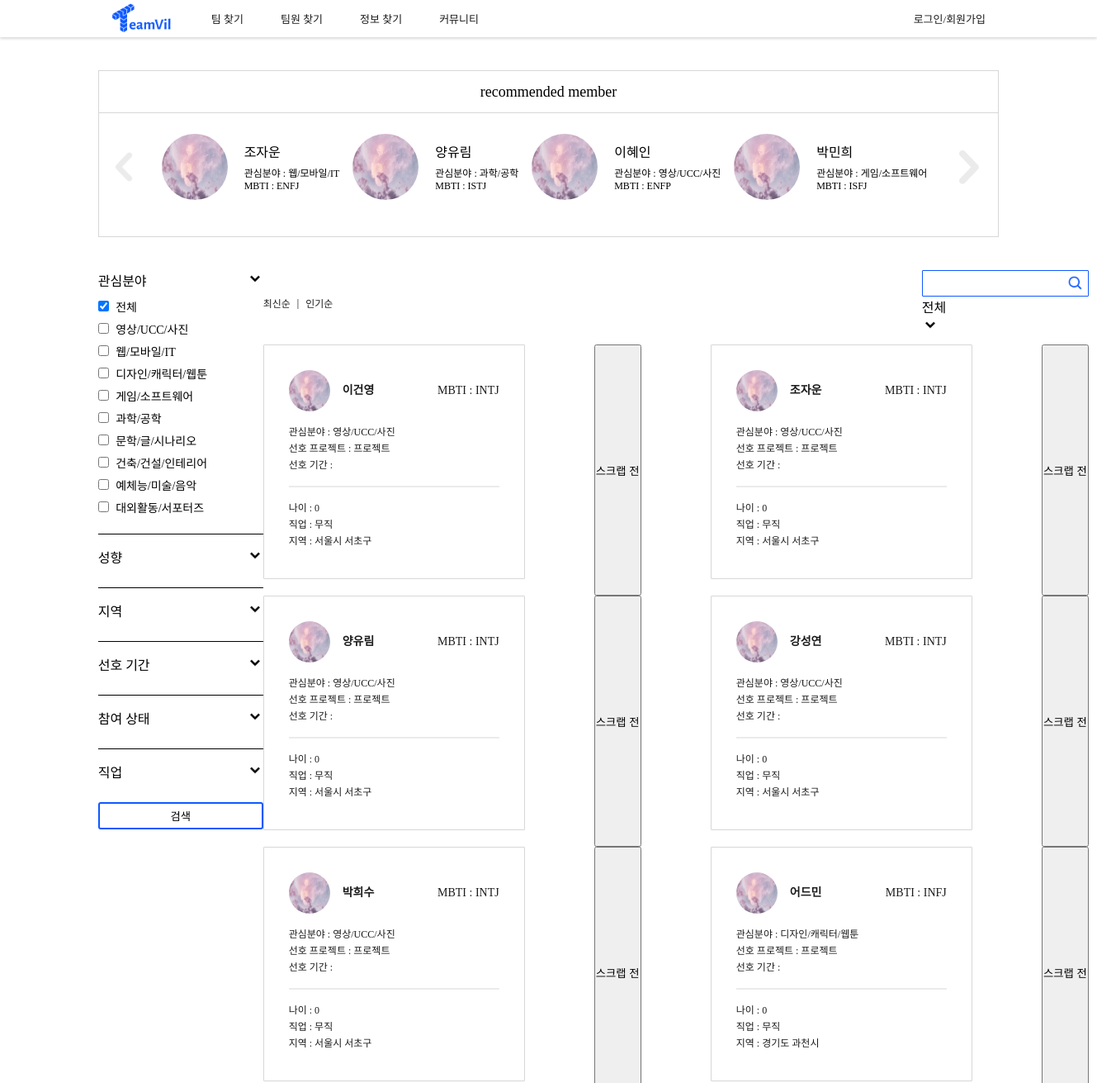
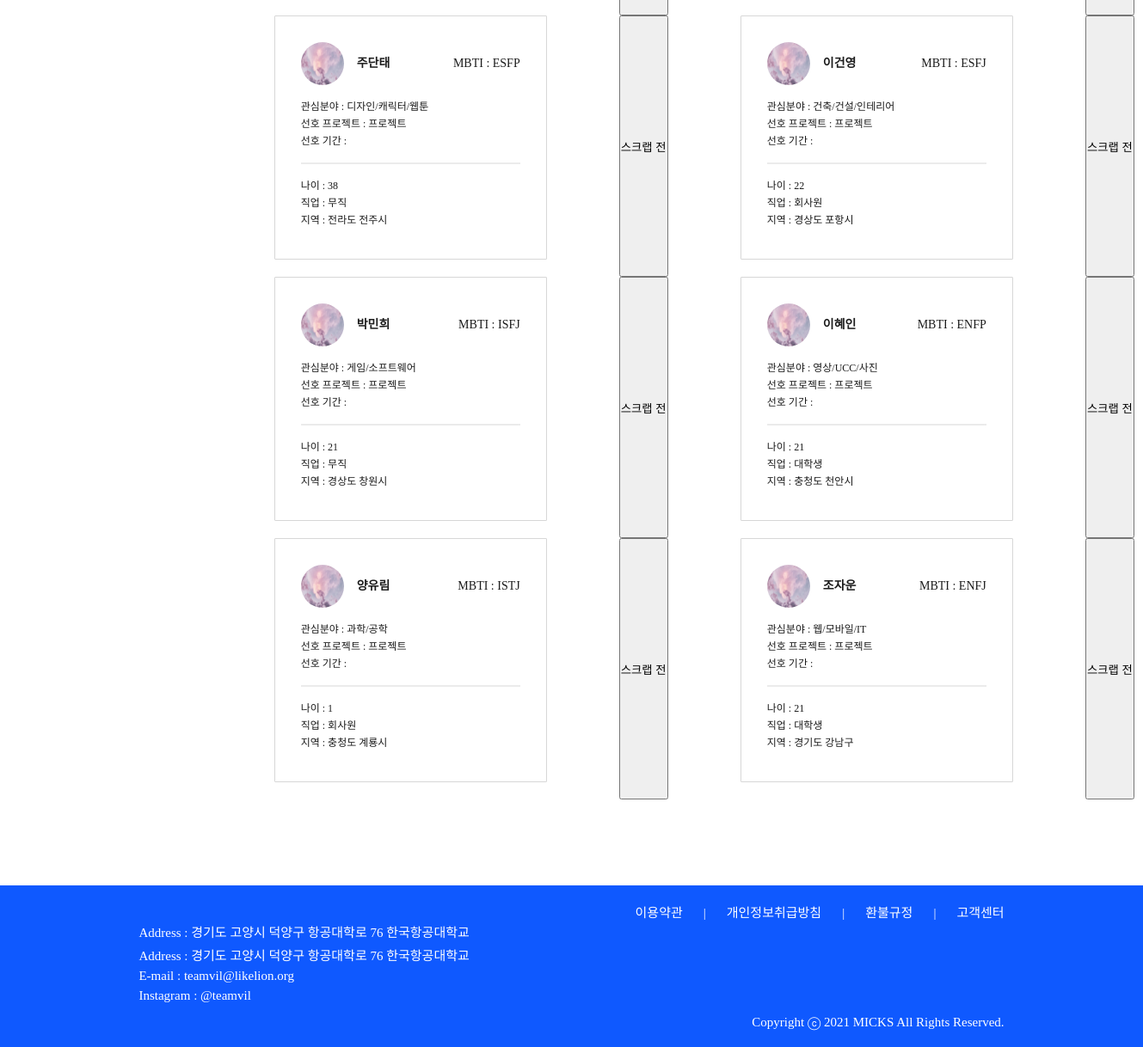
Screenshot of /member/member_search_back_cloud/ with the database file from the repository (2 pictures, top to bottom).
### account/models.py (models this page shows, shortened)
class Profile(models.Model):
    user_id = models.ForeignKey(User, on_delete = models.CASCADE, db_column="user_id")
    name = models.CharField(max_length=25)
    mbti_id = models.ForeignKey(Mbti, on_delete = models.CASCADE, db_column="mbti_id")
    mbti_detail = models.CharField(max_length=100, null=True)
    email = models.CharField(max_length=45)
    phone = models.CharField(max_length=15)
    birthday = models.DateField()
    region1_id = models.ForeignKey(Region1, on_delete = models.CASCADE, db_column="region1_id")
    region2_id = models.ForeignKey(Region2, on_delete = models.CASCADE, db_column="region2_id")
    openPhone = models.IntegerField()
    openEmail = models.IntegerField()
    term_id = models.ForeignKey(Term, on_delete = models.CASCADE, db_column="term_id")
    field1_id = models.ForeignKey(Field1, on_delete = models.CASCADE, db_column="field1_id")
    field2 = models.CharField(max_length=20)
    state = models.IntegerField()
    job_id = models.ForeignKey(Job, on_delete = models.CASCADE, db_column="job_id")
    education_id = models.ForeignKey(Education, on_delete = models.CASCADE, db_column="education_id", null=True)
    isLink = models.IntegerField()
    isFile = models.IntegerField()
    isCarrer = models.IntegerField()
    pr = models.TextField(null=True)
    register = models.DateTimeField(default=timezone.now)
    photo = models.FileField(null=True)
    isReview = models.IntegerField()
    view_cnt = models.IntegerField(default=0)
    submit = models.IntegerField(default=0)

class Mbti(models.Model):
    mbti = models.CharField(max_length=4)
    mbti_cnt = models.IntegerField(default=0)

class Job(models.Model):
    job = models.CharField(max_length=20)

### home/models.py (models this page shows, shortened)
class Field1(models.Model):
    field1 = models.CharField(max_length=20)

class Region1(models.Model):
    region1 = models.CharField(max_length=20)

class Region2(models.Model):
    region1_id = models.ForeignKey(Region1, on_delete = models.CASCADE, db_column="region1_id")
    region2 = models.CharField(max_length=20)

### account/views.py (the view)
# urls.py: path('member_search_back_cloud/', views.member_search_back_cloud, name = "member_search_back_cloud"),
def member_search_back_cloud(request):
    profiles = Profile.objects.all().order_by('-register')
    profiles_reg = Profile.objects.all().order_by('id')[:4]
    field1 = Field1.objects.all() # 대분야 (ex IT)
    mbti = Mbti.objects.all()
    region2 = Region2.objects.all() # ~시 (서울만 ~구)
    term = Term.objects.all()
    job = Job.objects.all()
    return render(request, "member_search_back_cloud.html", {'profiles':profiles, "field1s":field1, "mbtis" : mbti,
                                                    "region2s": region2, "terms": term, "jobs": job, "profiles_reg":profiles_reg})

### teamvil/templatetags/custom_tags.py (called while the page is built)
@register.simple_tag
def getAge(birthday):
     now = int(datetime.datetime.today().year)
     birthday = int(birthday.strftime('%Y'))
     return now - birthday

### account/templates/member_search_back_cloud.html (shortened to what this page needs)
<!DOCTYPE html>
<html lang="en">
{% load static %}
{% load custom_tags %}
<head>
    <link rel="stylesheet" href="{% static 'css/base.css' %}">
    <link rel="stylesheet" href="{% static 'css/member_search.css' %}">
</head>
<body>
    {% include 'navbar.html' %}
    <section class="member_search-rec-box margin">
        <p class="member_search-rec-title spoqa-regular">recommended member</p>
        <div class="member_search-rec-container">
            <img class="member_search-chevron-left" src="{% static 'image/chevron-left.png' %}" alt="">
            {% for reg in profiles_reg %}
            <div class="member_search-rec-member">
                <img class="member_search-rec-image" src="{% static 'image/cloud.jpg' %}">
                <div class="member_search-rec-info">
                    <p class="member_search-rec-info-name spoqa-regular">{{reg.name}}</p>
                    <p class="spoqa-light">관심분야 : {{reg.field1_id.field1}}</p>
                    <p class="spoqa-light">MBTI : {{reg.mbti_id.mbti}}</p>
                </div>
            </div>
            {% endfor %}
            <img class="member_search-chevron-right" src="{% static 'image/chevron-right.png' %}" alt="">
        </div>
    </section>
    <section class="member_search-container margin">
        <aside class="member_search-filter-container">
            <div class="member_search-filter-item-container">
                <div class="member_search-filter-active">
                    <p class="member_search-filter-title spoqa-medium">관심분야</p>
                    <div value="field1" class="drop_btn">
                        <img class="member_search-chevron" src="{% static 'image/chevron-down.png' %}">
                    </div>
                </div>
                <div class="active" id="field1">
                    <div class="member_search-filter-item-list spoqa-light">
                        <label>
                            <input type="checkbox" value='all' class="field1" data="field1_all" checked>
                            <span>전체</span>
                        </label>
                    </div>
                    {% for field1 in field1s %}
                        <div class="member_search-filter-item-list spoqa-light">
                            <label>
                                <input type="checkbox" value='{{field1.id}}' class="field1">
                                <span>{{field1.field1}}</span>
                            </label>
                        </div>
                    {% endfor %}
                </div>
                <hr>
                <div class="member_search-filter-active">
                    <p class="member_search-filter-title spoqa-medium">성향</p>
                    <div value="mbti" class="drop_btn">
                        <img class="member_search-chevron" src="{% static 'image/chevron-down.png' %}">
                    </div>
                </div>
                <hr>
                <div class="member_search-filter-active">
                    <p class="member_search-filter-title spoqa-medium">지역</p>
                    <div value="region" class="drop_btn">
                        <img class="member_search-chevron" src="{% static 'image/chevron-down.png' %}">
                    </div>
                </div>
                <hr>
                <div class="member_search-filter-active">
                    <p class="member_search-filter-title spoqa-medium">선호 기간</p>
                    <div value="term" class="drop_btn">
                        <img class="member_search-chevron" src="{% static 'image/chevron-down.png' %}">
                    </div>
                </div>
                <hr>
                <div class="member_search-filter-active">
                    <p class="member_search-filter-title spoqa-medium">참여 상태</p>
                    <div value="state" class="drop_btn">
                        <img class="member_search-chevron" src="{% static 'image/chevron-down.png' %}">
                    </div>
                </div>
                <hr>
                <div class="member_search-filter-active">
                    <p class="member_search-filter-title spoqa-medium">직업</p>
                    <div value="job" class="drop_btn">
                        <img class="member_search-chevron" src="{% static 'image/chevron-down.png' %}">
                    </div>
                </div>
            </div>
            <a class="a-search">
                <button class="search member_filter spoqa-medium">검색</button>
            </a>
        </aside>
        <main>
            <div class="member_search-member-select-container">
                <div class="member_search-member-select-sort spoqa-regular">
                    <a class="member_search-member-select-latest" href="#" >최신순</a>
                    <p>|</p>
                    <a href="">인기순</a>
                </div>
                <div class="member_search-member-select-right-container">
                    <div class="member_search-search-container">
                        <input class="member_search-member-select-search spoqa-light" type="text">
                        <img class="member_search-search-button" src="{% static 'image/search.png' %}">
                    </div>
                    <div class="member_search-member-select-state spoqa-regular drop_btn" value="sort">
                        <div class="member_search-select-state-button">
                            <p>전체</p>
                            <img class="member_search-chevron" src="{% static 'image/chevron-down.png' %}">
                        </div>
                    </div>
                </div>
            </div>
            <div class="member_search-member-container">
                {% for profile in profiles %}
                    <a href="{% url 'member_detail' profile.id %}">
                        <article class="member_search-member-item">
                            <div class="member_search-member-profile-container">
                                <div class="member_search-member-name-container">
                                    <img class="member_search-member-image" src="{% static 'image/cloud.jpg' %}" alt="">
                                    <p class="spoqa-bold">{{profile.name}}</p>
                                </div>
                                <p class="spoqa-medium">MBTI : {{profile.mbti_id.mbti}}</p>
                            </div>
                            <p class="spoqa-medium">관심분야 : {{profile.field1_id.field1}}</p>
                            <p class="spoqa-medium">선호 프로젝트 :
                                {% if profile.type == 0 %}
                                    창업
                                {% elif profile.type == 1 %}
                                    공모전
                                {% else %}
                                    프로젝트
                                {% endif %}
                            </p>
                            <p class="spoqa-medium">선호 기간 : </p>
                            <hr>
                            <p class="spoqa-regular">나이 : {% getAge profile.birthday %}</p>
                            <p class="spoqa-regular">직업 : {{ profile.job_id.job }}</p>
                            <p class="spoqa-regular">지역 : {{ profile.region1_id.region1 }} {{ profile.region2_id.region2 }}</p>
                        </article>
                    </a>
                    <button class = "scrap_submit profile_{{profile.user_id.id}}" value="{{profile.user_id.id}}">스크랩 전</button>
                {% endfor %}
            </div>
        </main>
    </section>
    {% include 'footer.html' %}
</body>
</html>

### teamvil/static/css/base.css (style rules this page uses)
* { margin: 0; padding: 0; }
.margin { margin: 0px 118.6875px; }
.active { display: block; }
.spoqa-light { font-family: 'Spoqa Han Sans Neo', 'sans-serif'; font-weight: 300; }
.spoqa-regular { font-family: 'Spoqa Han Sans Neo', 'sans-serif'; font-weight: 400; }
.spoqa-medium { font-family: 'Spoqa Han Sans Neo', 'sans-serif'; font-weight: 500; }
.spoqa-bold { font-family: 'Spoqa Han Sans Neo', 'sans-serif'; font-weight: 700; }
a { text-decoration: none; color: #1B1B1B; }
body { display: flex; min-height: 100vh; flex-direction: column; }

### account/static/css/member_search.css (style rules this page uses)
hr { border: 0; margin: 15px 0; }
.member_search-rec-box { margin-top: 40px; margin-bottom: 40px; height: 200px; border: 1px solid #D7D7D7; min-width: 1000px; }
.member_search-rec-title { height: 50px; border-bottom: 1px solid #D7D7D7; text-align: center; line-height: 50px; margin-bottom: 25px; font-size: 18px; }
.member_search-rec-container { display: flex; justify-content: space-between; align-items: center; }
.member_search-chevron-left { display: block; width: 60px; height: 60px; }
.member_search-rec-member { display: flex; align-items: center; justify-content: space-between; flex-shrink: 0; }
.member_search-rec-image { width: 80px; height: 80px; border-radius: 100px; margin-right: 20px; }
.member_search-rec-info { font-size: 12px; }
.member_search-rec-info-name { font-size: 16px; margin-bottom: 5px; }
.member_search-container { display: flex; justify-content: space-between; align-items: flex-start; margin-bottom: 100px; }
.member_search-filter-item-container { display: flex; flex-direction: column; width: 200px; }
.member_search-filter-item-container hr { height: 1px; background-color: black; }
.member_search-filter-active { display: flex; justify-content: space-between; }
.member_search-filter-title { margin-bottom: 10px; }
.member_search-chevron { width: 20px; height: 20px; }
.member_search-filter-item-list { display: flex; align-items: center; margin-bottom: 7px; font-size: 14px; }
.member_search-filter-item-list input { margin-right: 5px; }
.active { display: block; }
.member_search-member-select-container { display: flex; justify-content: space-between; margin-bottom: 10px; }
.member_search-member-select-sort { display: flex; justify-content: space-between; align-items: center; }
.member_search-member-select-sort a { font-size: 12px; }
.member_search-member-select-sort p { font-size: 12px; margin: 0 8px; }
.member_search-search-container { display: flex; justify-content: flex-end; align-items: center; width: 200px; height: 30px; border: 1px solid #0f59ff; border-radius: 1px; }
.member_search-member-select-search { display: block; border: none; margin-left: 10px; font-size: 12px; width: 160px; }
.member_search-search-button { width: 20px; height: 20px; margin-right: 5px; }
.member_search-member-container { display: flex; flex-wrap: wrap; justify-content: space-between; font-size: 12px; line-height: 20px; width: 1000px; }
.member_search-member-item { width: 255px; height: 222px; border: 1px solid #D7D7D7; border-radius: 1px; padding: 30px; margin-bottom: 20px; }
.member_search-member-item hr { border: 1px solid #ebebeb; }
.member_search-member-profile-container { display: flex; justify-content: space-between; align-items: center; margin-bottom: 15px; font-size: 14px; }
.member_search-member-name-container { display: flex; align-items: center; }
.member_search-member-image { width: 50px; height: 50px; border-radius: 75px; margin-right: 15px; }
.search { display: block; width: 100%; padding: 5px; margin-top: 15px; background-color: #ffffff; border: 2px solid #0f59ff; border-radius: 3px; }
.a-search { color: #0f59ff; }

### rows the page displays
Profile: name "조자운", field1_id.field1 "웹/모바일/IT", mbti_id.mbti "ENFJ", birthday "21", job_id.job "대학생", region1_id.region1 "경기도", region2_id.region2 "강남구", {{ profile.user_id.id }} 3 (drawn)
Profile: name "양유림", field1_id.field1 "과학/공학", mbti_id.mbti "ISTJ", birthday "1", job_id.job "회사원", region1_id.region1 "충청도", region2_id.region2 "계룡시", {{ profile.user_id.id }} 4 (drawn)
Profile: name "이혜인", field1_id.field1 "영상/UCC/사진", mbti_id.mbti "ENFP", birthday "21", job_id.job "대학생", region1_id.region1 "충청도", region2_id.region2 "천안시", {{ profile.user_id.id }} 6 (drawn)
Profile: name "박민희", field1_id.field1 "게임/소프트웨어", mbti_id.mbti "ISFJ", birthday "21", job_id.job "무직", region1_id.region1 "경상도", region2_id.region2 "창원시", {{ profile.user_id.id }} 2 (drawn)
Field1: field1 "영상/UCC/사진"
Field1: field1 "웹/모바일/IT"
Field1: field1 "디자인/캐릭터/웹툰"
Field1: field1 "게임/소프트웨어"
Field1: field1 "과학/공학"
Field1: field1 "문학/글/시나리오"
Field1: field1 "건축/건설/인테리어"
Field1: field1 "예체능/미술/음악"
Field1: field1 "대외활동/서포터즈"
Profile: name "이건영", mbti_id.mbti "INTJ", field1_id.field1 "영상/UCC/사진", birthday "0", job_id.job "무직", region1_id.region1 "서울시", region2_id.region2 "서초구", {{ profile.user_id.id }} 79 (drawn)
Profile: name "조자운", mbti_id.mbti "INTJ", field1_id.field1 "영상/UCC/사진", birthday "0", job_id.job "무직", region1_id.region1 "서울시", region2_id.region2 "서초구", {{ profile.user_id.id }} 68 (drawn)
Profile: name "양유림", mbti_id.mbti "INTJ", field1_id.field1 "영상/UCC/사진", birthday "0", job_id.job "무직", region1_id.region1 "서울시", region2_id.region2 "서초구", {{ profile.user_id.id }} 58 (drawn)
Profile: name "강성연", mbti_id.mbti "INTJ", field1_id.field1 "영상/UCC/사진", birthday "0", job_id.job "무직", region1_id.region1 "서울시", region2_id.region2 "서초구", {{ profile.user_id.id }} 57 (drawn)
Profile: name "박희수", mbti_id.mbti "INTJ", field1_id.field1 "영상/UCC/사진", birthday "0", job_id.job "무직", region1_id.region1 "서울시", region2_id.region2 "서초구", {{ profile.user_id.id }} 56 (drawn)
Profile: name "어드민", mbti_id.mbti "INFJ", field1_id.field1 "디자인/캐릭터/웹툰", birthday "0", job_id.job "무직", region1_id.region1 "경기도", region2_id.region2 "과천시", {{ profile.user_id.id }} 1 (drawn)
Profile: name "주단태", mbti_id.mbti "ESFP", field1_id.field1 "디자인/캐릭터/웹툰", birthday "38", job_id.job "무직", region1_id.region1 "전라도", region2_id.region2 "전주시", {{ profile.user_id.id }} 7 (drawn)
Profile: name "이건영", mbti_id.mbti "ESFJ", field1_id.field1 "건축/건설/인테리어", birthday "22", job_id.job "회사원", region1_id.region1 "경상도", region2_id.region2 "포항시", {{ profile.user_id.id }} 5 (drawn)
